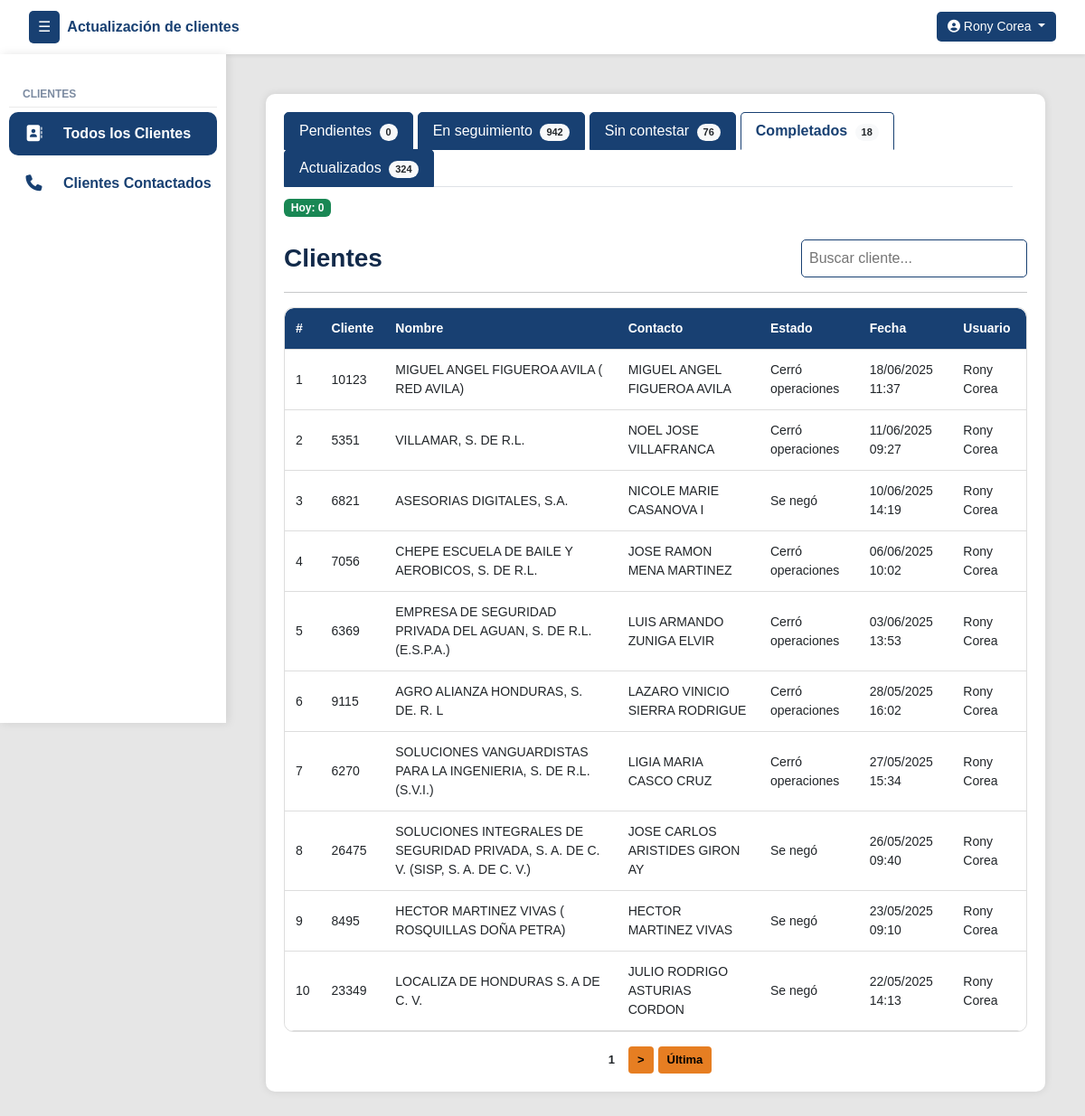
Page /clientes/sinactualizar/ (signed in) on the earlier database version.
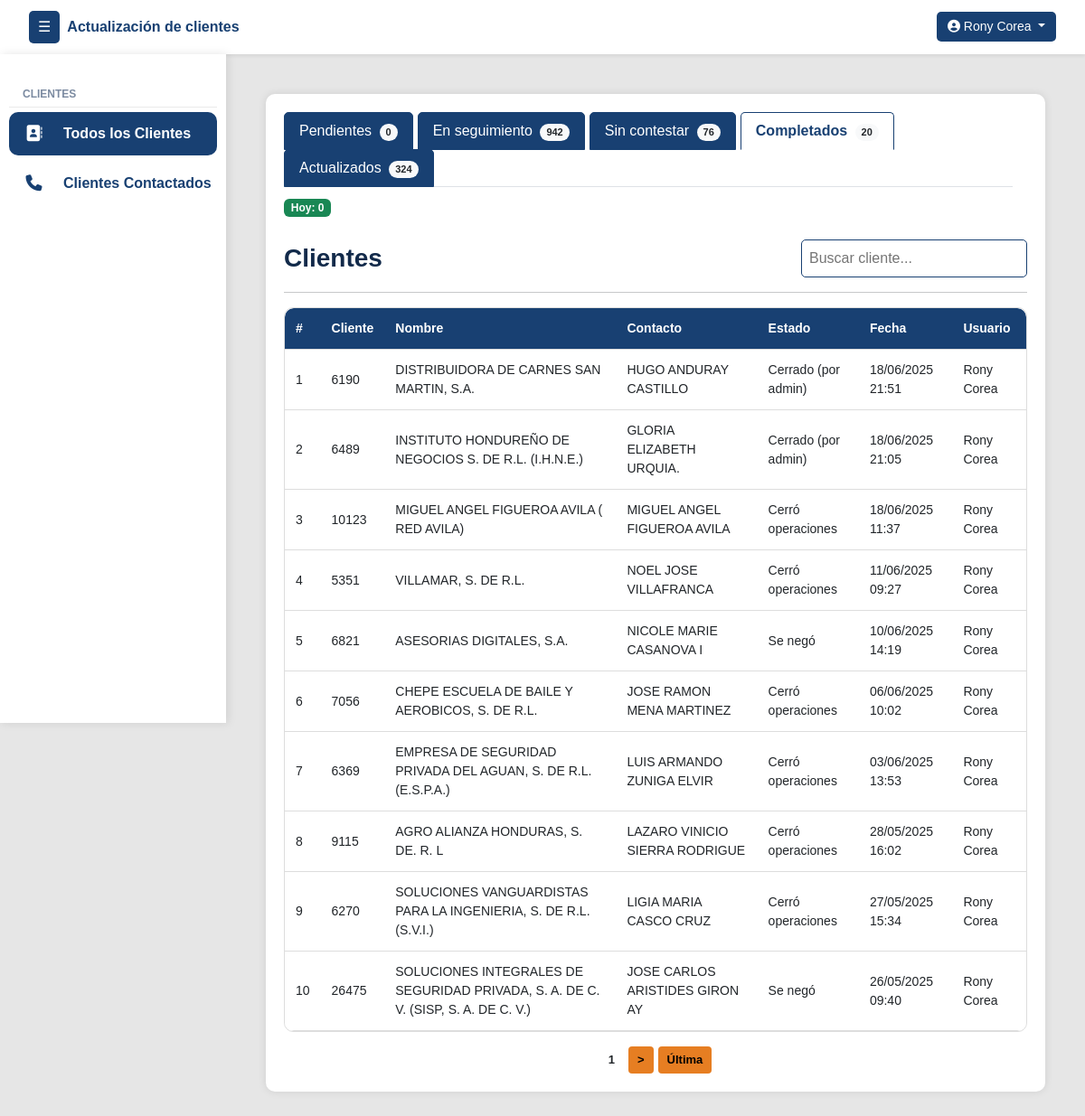
Same page on the later database version.
### clientes/models.py (models this page shows, shortened)
class Cliente(models.Model):
    numero_cliente = models.CharField(max_length=50, unique=True)
    nombre_cliente = models.CharField(max_length=255)
    contacto_cliente = models.CharField(max_length=255)
    contacto_cargo = models.CharField(max_length=100, null=True, blank=True)
    telefono_cliente = models.CharField(max_length=50, null=True, blank=True)
    telefono_dos = models.CharField(max_length=50, null=True, blank=True)
    direccion = models.CharField(max_length=255, null=True, blank=True)
    correo = models.CharField(max_length=254, null=True, blank=True)
    estado_actual = models.ForeignKey(EstadoReporte, on_delete=models.SET_NULL, null=True, blank=True, default=1)
    asignado_inicial = models.ForeignKey(User, on_delete=models.SET_NULL, null=True, blank=True, related_name='clientes_asignados_inicialmente')
    asignado_usuario = models.ForeignKey(User, on_delete=models.SET_NULL, null=True, blank=True, related_name='clientes_asignados')
    veces_contactado = models.PositiveIntegerField(default=0)
    sin_contestar = models.PositiveIntegerField(default=0)
    formulario_sin_contestar = models.PositiveIntegerField(default=0)
    ultima_llamada_no_contesto = models.DateTimeField(null=True, blank=True)
    ultimo_envio_formulario = models.DateTimeField(null=True, blank=True)

class EstadoReporte(models.Model):
    nombre = models.CharField(max_length=100, unique=True)
    creado_por = models.ForeignKey(User, on_delete=models.SET_NULL, null=True, blank=True)
    creado_en = models.DateTimeField(auto_now_add=True)
    estado = models.CharField(max_length=50, choices=[('activo', 'Activo'), ('inactivo', 'Inactivo')])
    intentos = models.PositiveIntegerField(default=0)
    genera_movimiento = models.BooleanField(default=True)

class MovimientoEstado(models.Model):
    cliente = models.ForeignKey(Cliente, on_delete=models.CASCADE, related_name='movimientos')
    estado = models.ForeignKey(EstadoReporte, on_delete=models.SET_NULL, null=True)
    actualizado_por = models.ForeignKey(User, on_delete=models.SET_NULL, null=True)
    actualizado_por_admin = models.ForeignKey(User, on_delete=models.SET_NULL, null=True, blank=True, related_name='movimientos_admin')
    fecha_hora = models.DateTimeField(auto_now_add=True)

### clientes/views.py (the view)
# urls.py: path('clientes/sinactualizar/', vistasClientes.clientes_sin_actualizar, name='clientes_sin_actualizar'),
@login_required
def clientes_sin_actualizar(request):
    hoy = timezone.localdate()
    usuario = request.user
    if not usuario.groups.filter(name="estandar_group").exists():
        messages.error(request, "Acceso no permitido.")
        return redirect("login")
    search_query = request.GET.get("q", "").strip()
    estado_pendiente = EstadoReporte.objects.filter(nombre__iexact="pendiente").first()
    estados_seguimiento = EstadoReporte.objects.filter(
        genera_movimiento=False
    ).exclude(nombre__iexact="pendiente").exclude(nombre__iexact="no contestó")
    clientes_seguimiento_qs = Cliente.objects.filter(
        asignado_usuario=usuario,
        estado_actual__in=estados_seguimiento
    )
    estado_no_contesto = EstadoReporte.objects.filter(nombre__iexact="no contestó").first()
    movimientos_usuario = MovimientoEstado.objects.filter(cliente=OuterRef('pk'), actualizado_por=usuario)
    primer_movimiento_qs = MovimientoEstado.objects.filter(cliente=OuterRef('pk')).order_by('fecha_hora')
    primer_movimiento_usuario = Subquery(primer_movimiento_qs.values('actualizado_por')[:1])
    primer_movimiento_estado = Subquery(primer_movimiento_qs.values('estado__nombre')[:1])
    clientes_filtrados_qs = Cliente.objects.annotate(
        tiene_movimiento_usuario=Exists(movimientos_usuario),
        primer_usuario_id=primer_movimiento_usuario,
        primer_estado_nombre=primer_movimiento_estado
    ).filter(
        (Q(tiene_movimiento_usuario=True) & ~Q(estado_actual__nombre__iexact="actualizado")) |
        (Q(estado_actual__nombre__iexact="actualizado") & Q(primer_usuario_id=usuario.id) & ~Q(primer_estado_nombre__iexact="actualizado"))
    ).select_related('estado_actual')
    if search_query:
        clientes_filtrados_qs = clientes_filtrados_qs.filter(
            Q(nombre_cliente__icontains=search_query) |
            Q(numero_cliente__icontains=search_query) |
            Q(contacto_cliente__icontains=search_query)
        )
    ultimo_movimiento_fecha = MovimientoEstado.objects.filter(
        cliente=OuterRef('pk')
    ).order_by('-fecha_hora').values('fecha_hora')[:1]
    clientes_filtrados_qs = clientes_filtrados_qs.annotate(
        ultima_fecha=Subquery(ultimo_movimiento_fecha)
    ).order_by('-ultima_fecha')
    clientes_resultado = paginar_queryset(request, clientes_filtrados_qs, 'sin_actualizar')
    actualizados_hoy_qs = Cliente.objects.filter(
        estado_actual__nombre__iexact="actualizado",
        movimientos__estado__nombre__iexact="actualizado",
        movimientos__actualizado_por=usuario,
        movimientos__fecha_hora__date=hoy
    ).distinct()
    movimientos_usuario = MovimientoEstado.objects.filter(cliente=OuterRef('pk'), actualizado_por=usuario)
    primer_movimiento_qs = MovimientoEstado.objects.filter(cliente=OuterRef('pk')).order_by('fecha_hora')
    primer_movimiento_usuario = Subquery(primer_movimiento_qs.values('actualizado_por')[:1])
    primer_movimiento_estado = Subquery(primer_movimiento_qs.values('estado__nombre')[:1])
    clientes_sin_actualizar_hoy_qs = Cliente.objects.annotate(
        tiene_movimiento_usuario=Exists(movimientos_usuario),
        primer_usuario_id=primer_movimiento_usuario,
        primer_estado_nombre=primer_movimiento_estado
    ).filter(
        Q(movimientos__fecha_hora__date=hoy),
        (Q(tiene_movimiento_usuario=True) & ~Q(estado_actual__nombre__iexact="actualizado")) |
        (Q(estado_actual__nombre__iexact="actualizado") & Q(primer_usuario_id=usuario.id) & ~Q(primer_estado_nombre__iexact="actualizado"))
    ).distinct()
    return render(request, 'clientes/clientes.html', {
        "clientes_completados": clientes_resultado,
        "view_type": "sin_actualizar",
        "search_query": search_query,
        "count_pendientes": Cliente.objects.filter(asignado_usuario=usuario, estado_actual__nombre__iexact="pendiente").count(),
        "count_seguimiento": clientes_seguimiento_qs.count(),
        "count_no_contesto": Cliente.objects.filter(asignado_usuario=usuario, estado_actual__nombre__iexact="no contestó").count(),
        "count_actualizados": Cliente.objects.filter(estado_actual__nombre__iexact="actualizado", movimientos__estado__nombre__iexact="actualizado", movimientos__actualizado_por=usuario).distinct().count(),
        "count_sin_actualizar": clientes_filtrados_qs.count(),
        "count_actualizados_hoy": actualizados_hoy_qs.count() + clientes_sin_actualizar_hoy_qs.count(),
    })

### UpdateTracker/templatetags/group_filters.py (called while the page is built)
@register.filter(name='has_group')
def has_group(user, group_name):
    return user.groups.filter(name=group_name).exists()

### clientes/views.py (called while the page is built)
def paginar_queryset(request, queryset, param, por_pagina=10):
    paginator = Paginator(queryset, por_pagina)
    pagina = request.GET.get(param)
    return paginator.get_page(pagina)

### templates/clientes/clientes.html (shortened to what the changed rows need)
{% extends 'layout/layout.html' %}
{% block content %}
<div class="container">
    <div class="tabs-container d-flex justify-content-between align-items-center flex-wrap">
        <ul class="nav nav-tabs flex-grow-1 me-3" id="clienteTabs" role="tablist">
            <li class="nav-item" role="presentation">
                <a class="nav-link {% if view_type == 'sin_actualizar' %}active{% endif %}" id="sinactualizar-tab" href="{% url 'clientes_sin_actualizar' %}" role="tab" aria-controls="sinactualizar" aria-selected="false">
                    Completados <span class="badge rounded-pill bg-light text-dark ms-1" id="countSinActualizar">{{ count_sin_actualizar }}</span>
                </a>
            </li>
        </ul>
    </div>
    <div class="tab-content mt-4" id="clienteTabsContent">
        <div class="tab-pane fade {% if view_type == 'sin_actualizar' %}show active{% endif %}" id="sin_actualizar" role="tabpanel">
            <div class="table-responsive">
                <table class="styled-table" id="tablaCompletados">
                    <thead>
                        <tr>
                            <th>#</th>
                            <th>Cliente</th>
                            <th>Nombre</th>
                            <th>Contacto</th>
                            <th>Estado</th>
                            <th>Fecha</th>
                            <th>Usuario</th>
                        </tr>
                    </thead>
                    <tbody>
                        {% for cliente in clientes_completados %}
                        <tr>
                            <td>{{ forloop.counter }}</td>
                            <td>{{ cliente.numero_cliente }}</td>
                            <td>{{ cliente.nombre_cliente }}</td>
                            <td>{{ cliente.contacto_cliente }}</td>
                            <td>{{ cliente.estado_actual.nombre|default:"-" }}</td>
                            {% with movimientos=cliente.movimientos.all|dictsortreversed:"fecha_hora" %}
                                {% with found=0 %}
                                    {% for movimiento in movimientos %}
                                        {% if movimiento.estado.nombre == cliente.estado_actual.nombre and found == 0 %}
                                            <td>{{ movimiento.fecha_hora|date:"d/m/Y H:i" }}</td>
                                            <td>{{ movimiento.actualizado_por.get_full_name|default:movimiento.actualizado_por.username }}</td>
                                        {% endif %}
                                    {% endfor %}
                                {% endwith %}
                            {% endwith %}
                        </tr>
                        {% empty %}
                        <tr>
                            <td colspan="7" class="text-center">No hay clientes completados.</td>
                        </tr>
                        {% endfor %}
                    </tbody>
                </table>
            </div>
        </div>
    </div>
{% endblock %}

Differences in the rows shown:
no longer on this page (row unchanged): Cliente: numero_cliente "8495", nombre_cliente "HECTOR MARTINEZ VIVAS ( ROSQUILLAS DOÑA PETRA)", contacto_cliente "HECTOR MARTINEZ VIVAS", estado_actual.nombre "Se negó"
no longer on this page (row unchanged): MovimientoEstado: fecha_hora "23/05/2025 09:10", actualizado_por.get_full_name "Rony Corea", shown under "8495"
no longer on this page (row unchanged): Cliente: numero_cliente "23349", nombre_cliente "LOCALIZA DE HONDURAS S. A DE C. V.", contacto_cliente "JULIO RODRIGO ASTURIAS CORDON", estado_actual.nombre "Se negó"
no longer on this page (row unchanged): MovimientoEstado: fecha_hora "22/05/2025 14:13", actualizado_por.get_full_name "Rony Corea", shown under "23349"
now on this page (row edited): Cliente: numero_cliente "6190", nombre_cliente "DISTRIBUIDORA DE CARNES SAN MARTIN, S.A.", contacto_cliente "HUGO ANDURAY CASTILLO", estado_actual.nombre "Cerrado (por admin)"
added MovimientoEstado: fecha_hora "18/06/2025 21:51", actualizado_por.get_full_name "Rony Corea", shown under "6190"
now on this page (row edited): Cliente: numero_cliente "6489", nombre_cliente "INSTITUTO HONDUREÑO DE NEGOCIOS S. DE R.L. (I.H.N.E.)", contacto_cliente "GLORIA ELIZABETH URQUIA.", estado_actual.nombre "Cerrado (por admin)"
added MovimientoEstado: fecha_hora "18/06/2025 21:05", actualizado_por.get_full_name "Rony Corea", shown under "6489"
Other differences:
{{ count_sin_actualizar }}: "18" → "20"
